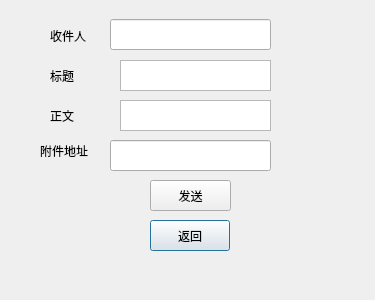
<?xml version="1.0" encoding="UTF-8"?>
<ui version="4.0">
 <class>Email_write</class>
 <widget class="QDialog" name="Email_write">
  <property name="geometry">
   <rect>
    <x>0</x>
    <y>0</y>
    <width>375</width>
    <height>300</height>
   </rect>
  </property>
  <property name="windowTitle">
   <string>Dialog</string>
  </property>
  <widget class="QPushButton" name="pushButton">
   <property name="geometry">
    <rect>
     <x>150</x>
     <y>220</y>
     <width>80</width>
     <height>31</height>
    </rect>
   </property>
   <property name="text">
    <string>返回</string>
   </property>
  </widget>
  <widget class="QTextEdit" name="textEdit">
   <property name="geometry">
    <rect>
     <x>120</x>
     <y>60</y>
     <width>151</width>
     <height>31</height>
    </rect>
   </property>
  </widget>
  <widget class="QTextEdit" name="textEdit_2">
   <property name="geometry">
    <rect>
     <x>120</x>
     <y>100</y>
     <width>151</width>
     <height>31</height>
    </rect>
   </property>
  </widget>
  <widget class="QPushButton" name="pushButton_3">
   <property name="geometry">
    <rect>
     <x>150</x>
     <y>180</y>
     <width>81</width>
     <height>31</height>
    </rect>
   </property>
   <property name="text">
    <string>发送</string>
   </property>
  </widget>
  <widget class="QLabel" name="label">
   <property name="geometry">
    <rect>
     <x>50</x>
     <y>25</y>
     <width>51</width>
     <height>21</height>
    </rect>
   </property>
   <property name="text">
    <string>收件人</string>
   </property>
  </widget>
  <widget class="QLabel" name="label_2">
   <property name="geometry">
    <rect>
     <x>50</x>
     <y>70</y>
     <width>54</width>
     <height>12</height>
    </rect>
   </property>
   <property name="text">
    <string>标题</string>
   </property>
  </widget>
  <widget class="QLabel" name="label_3">
   <property name="geometry">
    <rect>
     <x>50</x>
     <y>110</y>
     <width>54</width>
     <height>12</height>
    </rect>
   </property>
   <property name="text">
    <string>正文</string>
   </property>
  </widget>
  <widget class="QLineEdit" name="lineEdit">
   <property name="geometry">
    <rect>
     <x>110</x>
     <y>19</y>
     <width>161</width>
     <height>31</height>
    </rect>
   </property>
  </widget>
  <widget class="QLineEdit" name="lineEdit_2">
   <property name="geometry">
    <rect>
     <x>110</x>
     <y>140</y>
     <width>161</width>
     <height>31</height>
    </rect>
   </property>
  </widget>
  <widget class="QLabel" name="label_4">
   <property name="geometry">
    <rect>
     <x>40</x>
     <y>140</y>
     <width>61</width>
     <height>21</height>
    </rect>
   </property>
   <property name="text">
    <string>附件地址</string>
   </property>
  </widget>
 </widget>
 <resources/>
 <connections>
  <connection>
   <sender>pushButton</sender>
   <signal>clicked()</signal>
   <receiver>Email_write</receiver>
   <slot>close()</slot>
   <hints>
    <hint type="sourcelabel">
     <x>129</x>
     <y>219</y>
    </hint>
    <hint type="destinationlabel">
     <x>199</x>
     <y>149</y>
    </hint>
   </hints>
  </connection>
 </connections>
</ui>
